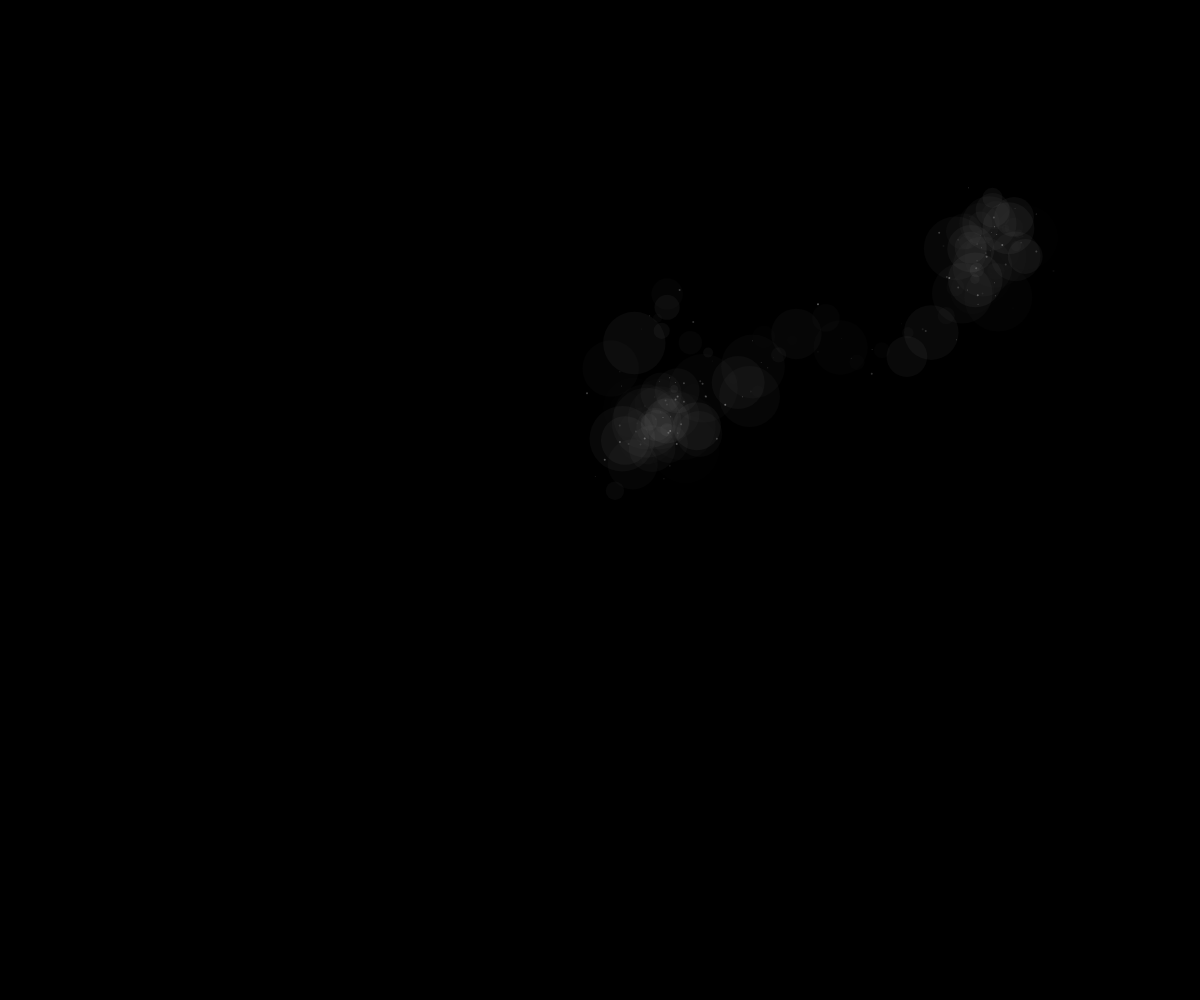
Frame 1 (no input)
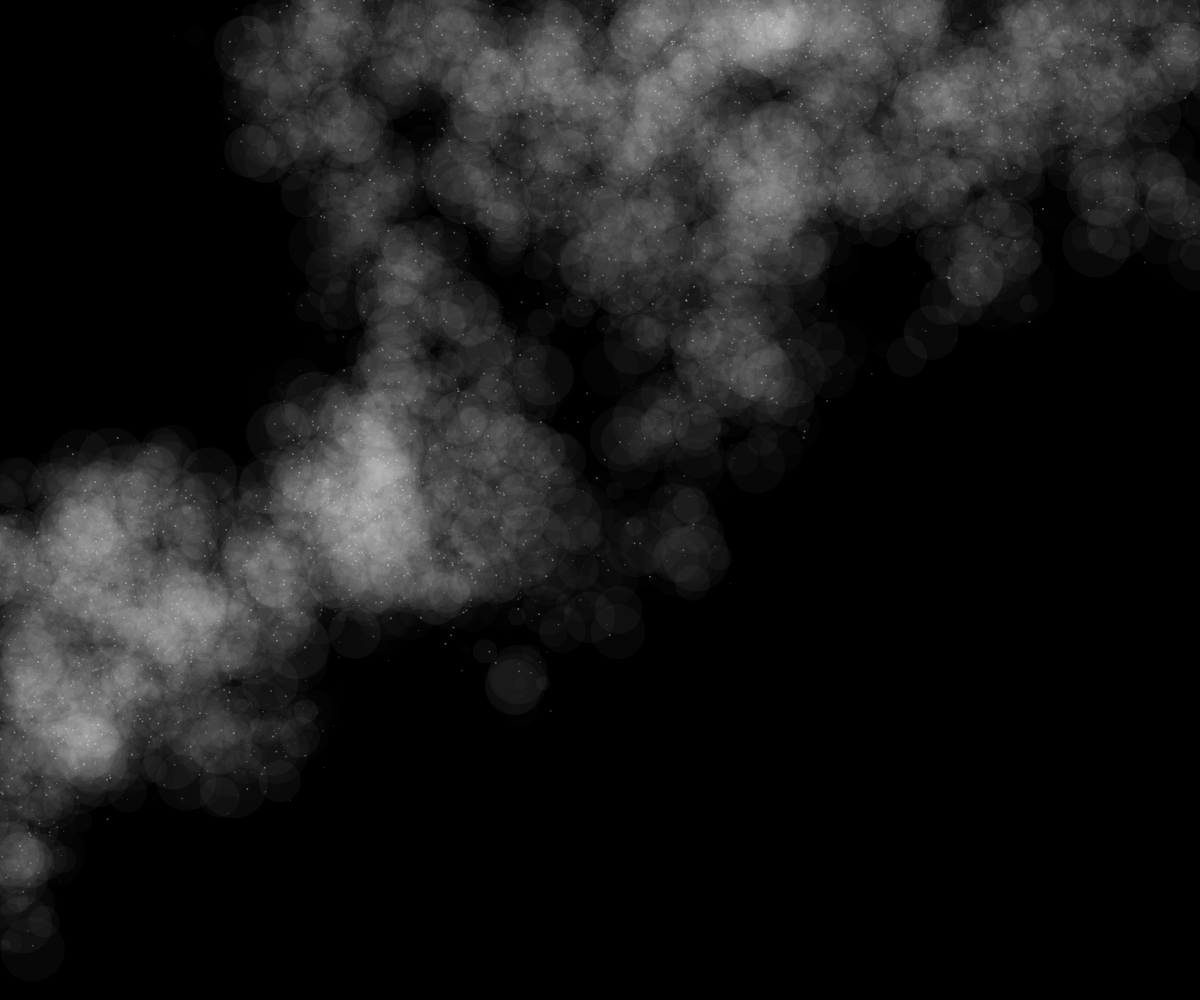
Frame 60 (no input)
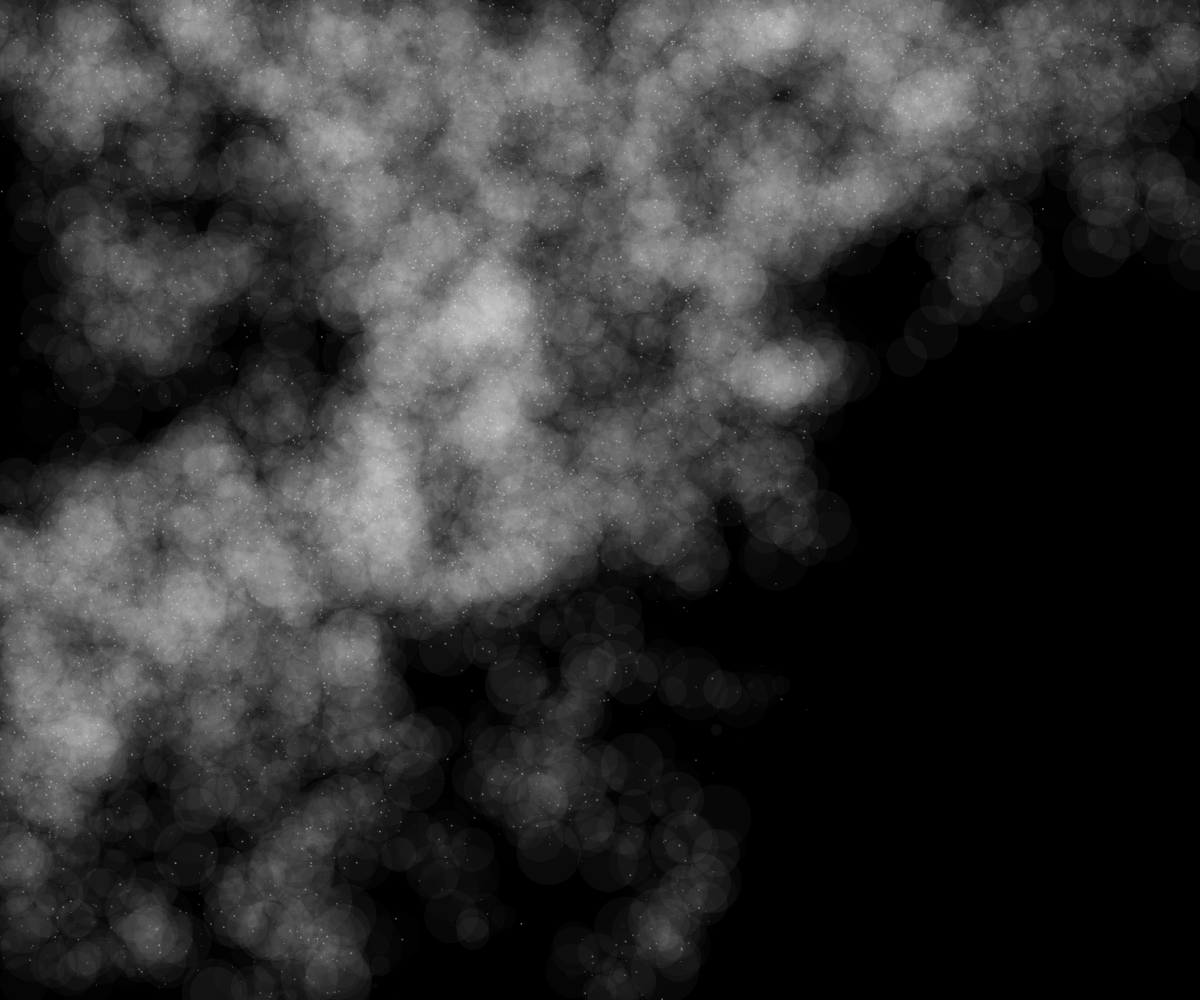
Frame 120 (the mouse pressed at the canvas centre since frame 60)

The p5.js sketch that drew these frames (run headless with seeded random() and noise() and a simulated clock; from frame 60 on, the mouse is pressed at the canvas centre):

// p5.js sketch
// ── sketch.js
var x;
var y;
var a;
var b;
var radius;

function setup() {
  // uncomment this line to make the canvas the full size of the window
   createCanvas(windowWidth, windowHeight);
  background(0);
  stroke(255);
  strokeWeight(2);
  x=width/2;
  y=height/2;
  frameRate(100);
  noCursor();
   
}

function draw() {
	for (var i=0; i<100; i++) {
    	strokeWeight(0);
    	fill(255, random(10));
    	radius=random(5,70);
		x+=(random(2)-1)*30;
		y+=(random(2)-1)*30;
		ellipse(x, y,radius,radius);
		stroke(random(230,255), random(100));
		strokeWeight(int(random(1,3)));
		point(x+(random(2)-1)*30, y+(random(2)-1)*30);
		if (x>width) {
			x=width;
    	}
		if (x<0) {
			x=0;
    	}
		if (y>height) {
			y=height;
    	}
		if (y<0) {
			y=0;
    	}
   
    }
   
}

function windowResized() {
  resizeCanvas(windowWidth, windowHeight);
  background(0);
  stroke(255);
  strokeWeight(2);
  x=width/2;
  y=height/2;
  frameRate(100);
}
